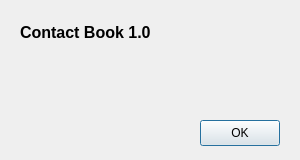
<?xml version="1.0" encoding="UTF-8"?>
<ui version="4.0">
 <class>AboutDialog</class>
 <widget class="QDialog" name="AboutDialog">
  <property name="geometry">
   <rect>
    <x>0</x>
    <y>0</y>
    <width>300</width>
    <height>160</height>
   </rect>
  </property>
  <property name="windowTitle">
   <string>About</string>
  </property>
  <widget class="QLabel" name="titleLabel">
   <property name="geometry">
    <rect>
     <x>20</x>
     <y>20</y>
     <width>260</width>
     <height>24</height>
    </rect>
   </property>
   <property name="font">
    <font>
     <pointsize>12</pointsize>
     <bold>true</bold>
    </font>
   </property>
   <property name="text">
    <string>Contact Book 1.0</string>
   </property>
  </widget>
  <!-- a custom widget the IDE does not know: must survive save -->
  <widget class="FancyLine" name="line">
   <property name="geometry">
    <rect>
     <x>20</x>
     <y>50</y>
     <width>260</width>
     <height>3</height>
    </rect>
   </property>
   <property name="glow" stdset="0">
    <double>0.500000000000000</double>
   </property>
  </widget>
  <widget class="QPushButton" name="okButton">
   <property name="geometry">
    <rect>
     <x>200</x>
     <y>120</y>
     <width>80</width>
     <height>26</height>
    </rect>
   </property>
   <property name="text">
    <string>OK</string>
   </property>
  </widget>
 </widget>
 <customwidgets>
  <customwidget>
   <class>FancyLine</class>
   <extends>QFrame</extends>
   <header>fancyline.h</header>
  </customwidget>
 </customwidgets>
 <resources/>
 <connections>
  <connection>
   <sender>okButton</sender>
   <signal>clicked()</signal>
   <receiver>AboutDialog</receiver>
   <slot>accept()</slot>
  </connection>
 </connections>
</ui>
